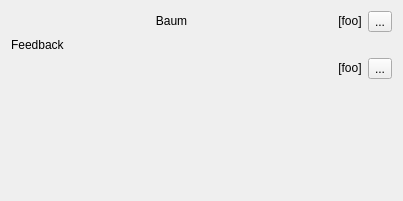
<?xml version="1.0" encoding="UTF-8"?>
<ui version="4.0">
 <class>MultiplechoicePracticeWidget</class>
 <widget class="QWidget" name="MultiplechoicePracticeWidget">
  <property name="geometry">
   <rect>
    <x>0</x>
    <y>0</y>
    <width>403</width>
    <height>201</height>
   </rect>
  </property>
  <layout class="QVBoxLayout" name="verticalLayout">
   <item>
    <layout class="QGridLayout" name="gridLayout" columnstretch="1,0,0">
     <item row="0" column="0">
      <widget class="QLabel" name="questionLabel">
       <property name="text">
        <string comment="KDE::DoNotExtract">Baum</string>
       </property>
       <property name="alignment">
        <set>Qt::AlignCenter</set>
       </property>
       <property name="wordWrap">
        <bool>true</bool>
       </property>
       <property name="textInteractionFlags">
        <set>Qt::TextSelectableByKeyboard|Qt::TextSelectableByMouse</set>
       </property>
      </widget>
     </item>
     <item row="0" column="1">
      <widget class="QLabel" name="questionPronunciationLabel">
       <property name="text">
        <string comment="KDE::DoNotExtract">[foo]</string>
       </property>
       <property name="alignment">
        <set>Qt::AlignCenter</set>
       </property>
       <property name="textInteractionFlags">
        <set>Qt::TextSelectableByKeyboard|Qt::TextSelectableByMouse</set>
       </property>
      </widget>
     </item>
     <item row="0" column="2">
      <widget class="Practice::AudioButton" name="questionSoundButton">
       <property name="text">
        <string comment="KDE::DoNotExtract">...</string>
       </property>
       <property name="iconSize">
        <size>
         <width>40</width>
         <height>40</height>
        </size>
       </property>
      </widget>
     </item>
     <item row="1" column="0">
      <widget class="QLabel" name="feedbackLabel">
       <property name="text">
        <string comment="KDE::DoNotExtract" >Feedback</string>
       </property>
      </widget>
     </item>
     <item row="2" column="1">
      <widget class="QLabel" name="solutionPronunciationLabel">
       <property name="text">
        <string comment="KDE::DoNotExtract">[foo]</string>
       </property>
       <property name="alignment">
        <set>Qt::AlignCenter</set>
       </property>
       <property name="textInteractionFlags">
        <set>Qt::TextSelectableByKeyboard|Qt::TextSelectableByMouse</set>
       </property>
      </widget>
     </item>
     <item row="2" column="2">
      <widget class="Practice::AudioButton" name="solutionSoundButton">
       <property name="text">
        <string comment="KDE::DoNotExtract">...</string>
       </property>
       <property name="iconSize">
        <size>
         <width>40</width>
         <height>40</height>
        </size>
       </property>
      </widget>
     </item>
     <item row="3" column="0">
      <spacer name="verticalSpacer">
       <property name="orientation">
        <enum>Qt::Vertical</enum>
       </property>
       <property name="sizeHint" stdset="0">
        <size>
         <width>20</width>
         <height>40</height>
        </size>
       </property>
      </spacer>
     </item>
    </layout>
   </item>
  </layout>
 </widget>
 <customwidgets>
  <customwidget>
   <class>Practice::AudioButton</class>
   <extends>QToolButton</extends>
   <header>practice/audiobutton.h</header>
  </customwidget>
 </customwidgets>
 <resources/>
 <connections/>
</ui>
